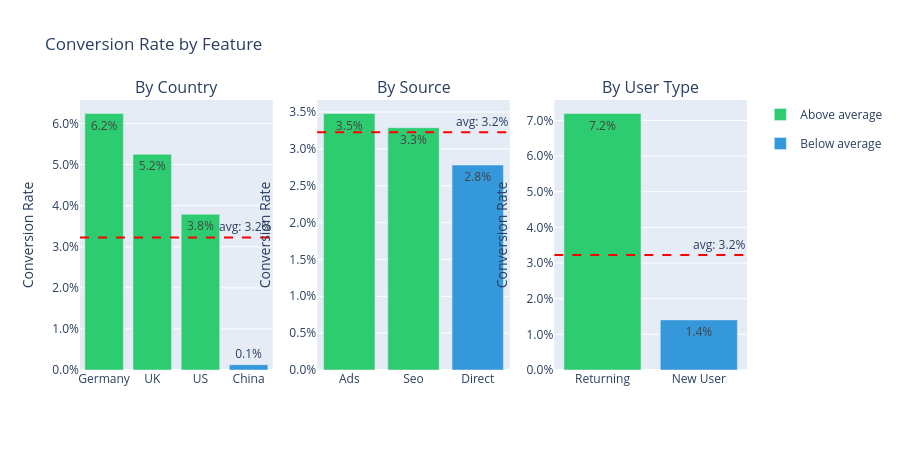

Notebook cell for this chart:
### Markdown cell above
## 2.3 Conversion Rate by Feature

Understanding which features drive conversion is key to both modeling and business recommendations.

### Code cell
fig = make_subplots(
    rows=1, cols=3,
    subplot_titles=(
        "By Country", "By Source", "By User Type",
    ),
)

avg_rate = train_data[TARGET].mean()

# Readable labels for new_user
user_type = train_data["new_user"].map(
    {0: "Returning", 1: "New User"}
)

# WHY: track whether the first trace of each color has been added
# to avoid duplicate legend entries across subplots
first_above = True
first_below = True

for i, (col, data) in enumerate([
    ("country", train_data["country"]),
    ("source", train_data["source"]),
    ("new_user", user_type),
]):
    conv_rate = (
        pd.DataFrame({
            "group": data,
            TARGET: train_data[TARGET],
        })
        .groupby("group")[TARGET]
        .mean()
        .sort_values(ascending=False)
    )

    above_mask = conv_rate.values > avg_rate
    below_mask = ~above_mask

    # Above average bars
    if above_mask.any():
        fig.add_trace(
            go.Bar(
                x=conv_rate.index[above_mask].astype(str),
                y=conv_rate.values[above_mask],
                marker_color="#2ecc71",
                text=[f"{v:.1%}" for v in conv_rate.values[above_mask]],
                textposition="auto",
                name="Above average",
                showlegend=first_above,
                legendgroup="above",
            ),
            row=1, col=i + 1,
        )
        first_above = False

    # Below average bars
    if below_mask.any():
        fig.add_trace(
            go.Bar(
                x=conv_rate.index[below_mask].astype(str),
                y=conv_rate.values[below_mask],
                marker_color="#3498db",
                text=[f"{v:.1%}" for v in conv_rate.values[below_mask]],
                textposition="auto",
                name="Below average",
                showlegend=first_below,
                legendgroup="below",
            ),
            row=1, col=i + 1,
        )
        first_below = False

    fig.add_hline(
        y=avg_rate, line_dash="dash",
        line_color="red",
        annotation_text=f"avg: {avg_rate:.1%}",
        row=1, col=i + 1,
    )
    fig.update_yaxes(title_text="Conversion Rate", row=1, col=i + 1)

fig.update_layout(
    height=450,
    title_text="Conversion Rate by Feature",
)
fig.update_yaxes(tickformat=".1%")
fig.write_image(PLOT_DIR / "04_conversion_rate_by_feature.png", width=1200, height=450, scale=2)
fig.show()

### Figure 1 — Plotly figure (JSON) as saved in the notebook; plotly's stock layout.template omitted (floating-point values rounded to 4 significant figures)
{"data": [{"legendgroup": "above", "marker": {"color": "#2ecc71"}, "name": "Above average", "showlegend": true, "text": ["6.2%", "5.2%", "3.8%"], "textposition": "auto", "type": "bar", "x": ["Germany", "UK", "US"], "xaxis": "x", "y": [0.06243, 0.0525, 0.03791], "yaxis": "y"}, {"legendgroup": "below", "marker": {"color": "#3498db"}, "name": "Below average", "showlegend": true, "text": ["0.1%"], "textposition": "auto", "type": "bar", "x": ["China"], "xaxis": "x", "y": [0.001288], "yaxis": "y"}, {"legendgroup": "above", "marker": {"color": "#2ecc71"}, "name": "Above average", "showlegend": false, "text": ["3.5%", "3.3%"], "textposition": "auto", "type": "bar", "x": ["Ads", "Seo"], "xaxis": "x2", "y": [0.0348, 0.03287], "yaxis": "y2"}, {"legendgroup": "below", "marker": {"color": "#3498db"}, "name": "Below average", "showlegend": false, "text": ["2.8%"], "textposition": "auto", "type": "bar", "x": ["Direct"], "xaxis": "x2", "y": [0.02781], "yaxis": "y2"}, {"legendgroup": "above", "marker": {"color": "#2ecc71"}, "name": "Above average", "showlegend": false, "text": ["7.2%"], "textposition": "auto", "type": "bar", "x": ["Returning"], "xaxis": "x3", "y": [0.07193], "yaxis": "y3"}, {"legendgroup": "below", "marker": {"color": "#3498db"}, "name": "Below average", "showlegend": false, "text": ["1.4%"], "textposition": "auto", "type": "bar", "x": ["New User"], "xaxis": "x3", "y": [0.01405], "yaxis": "y3"}], "layout": {"annotations": [{"font": {"size": 16}, "showarrow": false, "text": "By Country", "x": 0.1444, "xanchor": "center", "xref": "paper", "y": 1, "yanchor": "bottom", "yref": "paper"}, {"font": {"size": 16}, "showarrow": false, "text": "By Source", "x": 0.5, "xanchor": "center", "xref": "paper", "y": 1, "yanchor": "bottom", "yref": "paper"}, {"font": {"size": 16}, "showarrow": false, "text": "By User Type", "x": 0.8556, "xanchor": "center", "xref": "paper", "y": 1, "yanchor": "bottom", "yref": "paper"}, {"showarrow": false, "text": "avg: 3.2%", "x": 1, "xanchor": "right", "xref": "x domain", "y": 0.03226, "yanchor": "bottom", "yref": "y"}, {"showarrow": false, "text": "avg: 3.2%", "x": 1, "xanchor": "right", "xref": "x2 domain", "y": 0.03226, "yanchor": "bottom", "yref": "y2"}, {"showarrow": false, "text": "avg: 3.2%", "x": 1, "xanchor": "right", "xref": "x3 domain", "y": 0.03226, "yanchor": "bottom", "yref": "y3"}], "height": 450, "shapes": [{"line": {"color": "red", "dash": "dash"}, "type": "line", "x0": 0, "x1": 1, "xref": "x domain", "y0": 0.03226, "y1": 0.03226, "yref": "y"}, {"line": {"color": "red", "dash": "dash"}, "type": "line", "x0": 0, "x1": 1, "xref": "x2 domain", "y0": 0.03226, "y1": 0.03226, "yref": "y2"}, {"line": {"color": "red", "dash": "dash"}, "type": "line", "x0": 0, "x1": 1, "xref": "x3 domain", "y0": 0.03226, "y1": 0.03226, "yref": "y3"}], "title": {"text": "Conversion Rate by Feature"}, "xaxis": {"anchor": "y", "domain": [0, 0.2889]}, "xaxis2": {"anchor": "y2", "domain": [0.3556, 0.6444]}, "xaxis3": {"anchor": "y3", "domain": [0.7111, 1]}, "yaxis": {"anchor": "x", "domain": [0, 1], "tickformat": ".1%", "title": {"text": "Conversion Rate"}}, "yaxis2": {"anchor": "x2", "domain": [0, 1], "tickformat": ".1%", "title": {"text": "Conversion Rate"}}, "yaxis3": {"anchor": "x3", "domain": [0, 1], "tickformat": ".1%", "title": {"text": "Conversion Rate"}}}}
